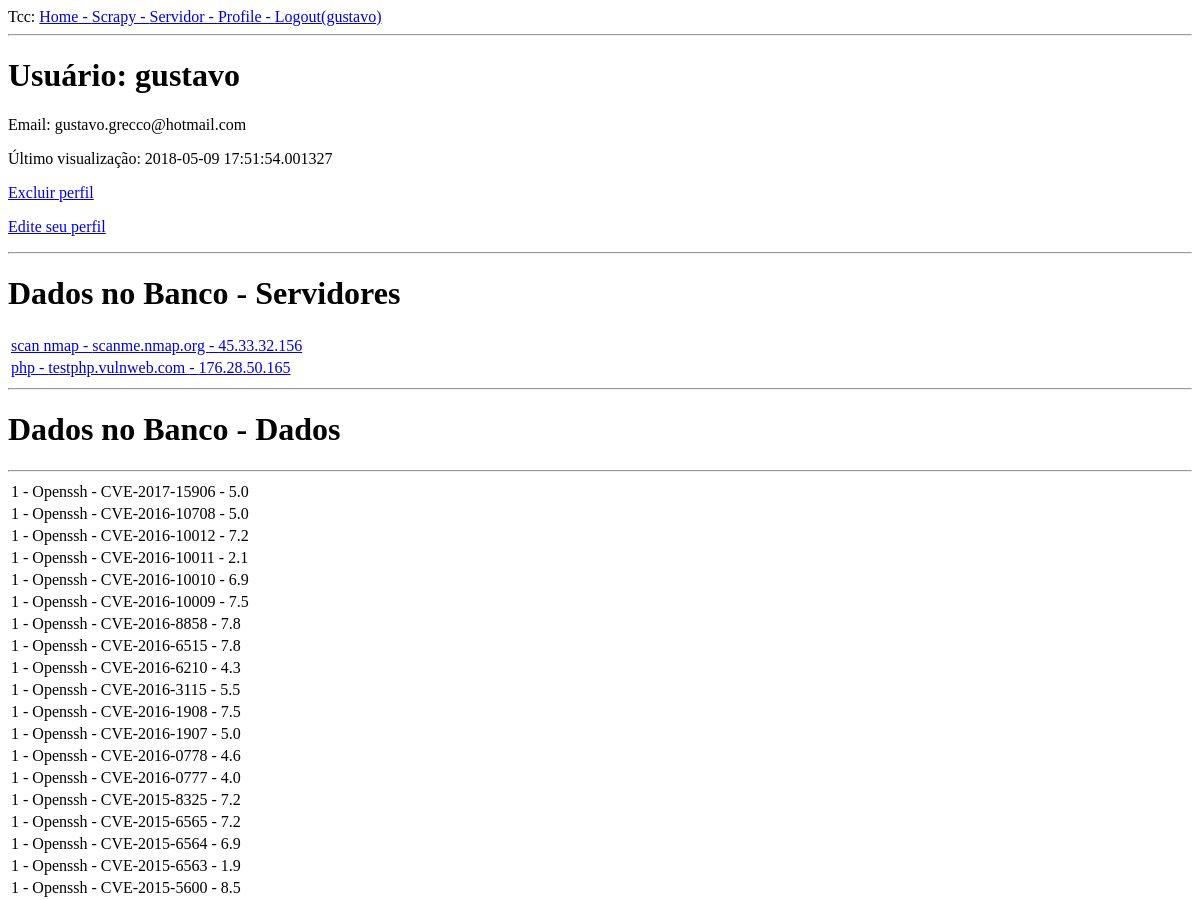
The app's page /usuario/gustavo (signed in, upper part), older data.
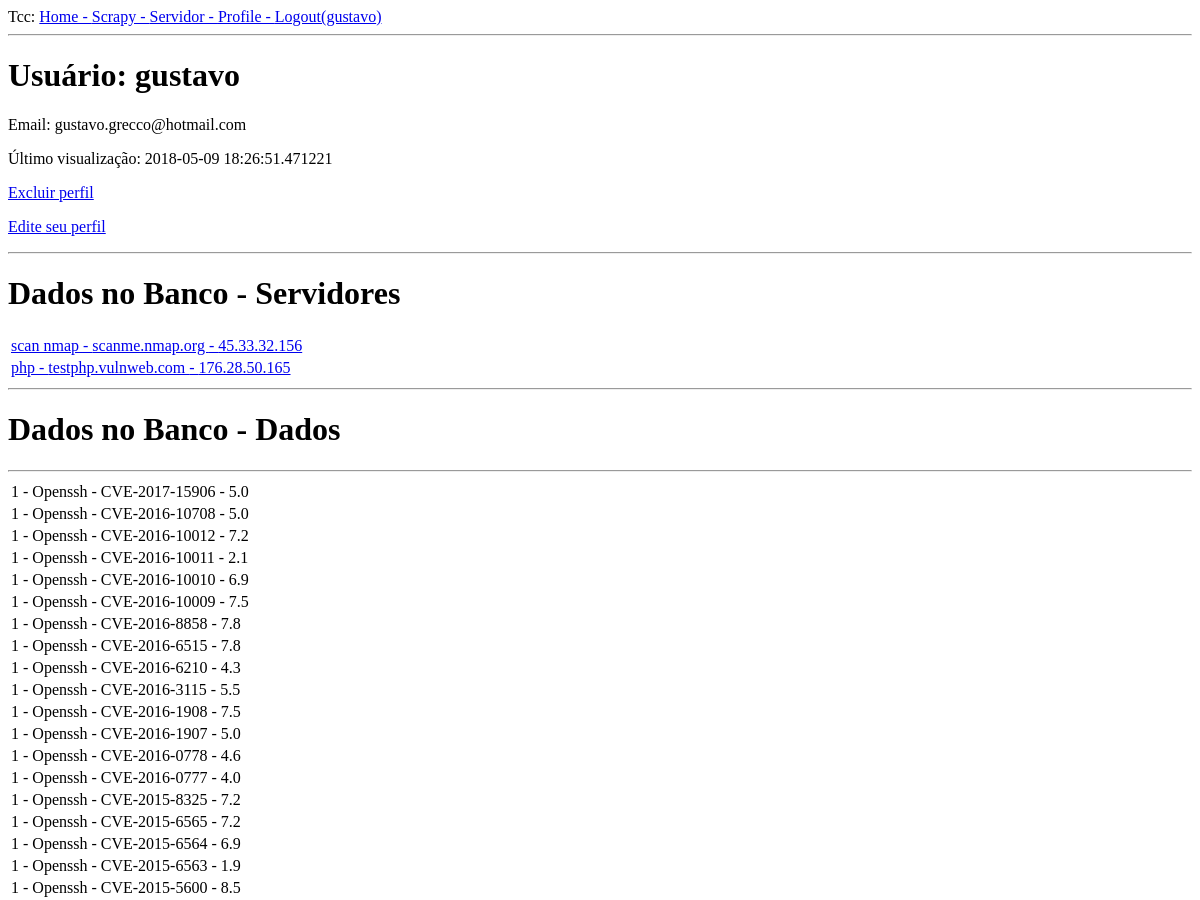
The same page, newer data.
### app/models.py (models this page shows, shortened)
class Usuario(UserMixin, db.Model):
    id = db.Column(db.Integer, primary_key=True)
    nome = db.Column(db.String(64), index=True, unique=True)
    email = db.Column(db.String(120), index=True, unique=True)
    password_hash = db.Column(db.String(128))
    last_seen = db.Column(db.DateTime, default=datetime.utcnow)
    resultados = db.relationship('Dados', backref='autor_usuario', lazy='dynamic')
    rel_servidor = db.relationship('Servidor', backref='rel_usuario', lazy='dynamic')

class Servidor(db.Model):
    id = db.Column(db.Integer, primary_key=True)
    nome = db.Column(db.String(140))#remover esta coluna
    url = db.Column(db.String(255))
    ip = db.Column(db.String(25))
    usuario_id = db.Column(db.Integer, db.ForeignKey('usuario.id'))

class Dados(db.Model):
    id = db.Column(db.Integer, primary_key=True)
    usuario_id = db.Column(db.Integer, db.ForeignKey('usuario.id'))
    produto = db.Column(db.String(20))
    cveid = db.Column(db.String(25))
    tipo = db.Column(db.String(25))
    datacorrecao = db.Column(db.String(50))
    nota = db.Column(db.String(10))
    acesso = db.Column(db.String(100))
    comentario = db.Column(db.String(5000))

### app/routes.py (the view)
@app.route('/usuario/<username>')
@login_required
def user(username):
    user = Usuario.query.filter_by(nome=username).first_or_404()
    dados = Dados.query.filter_by(usuario_id=current_user.id)
    servidores = Servidor.query.filter_by(usuario_id=current_user.id)
    return render_template('user.html', user=user, dados=dados, servidores=servidores)

### app/models.py (called while the page is built)
@login.user_loader
def load_user(id):
    return Usuario.query.get(int(id))

### app/routes.py (called while the page is built)
@app.before_request
def before_request():
    if current_user.is_authenticated:
        current_user.last_seen = datetime.utcnow()
        db.session.commit()

### app/templates/user.html
{% extends "base.html" %}
{% block content %}
    <h1>Usuário: {{ user.nome }}</h1>
    <p>Email: {{ user.email }}</p>
    {% if user.last_seen %}
        <p>Último visualização: {{ user.last_seen }}</p>
    {% endif %}
    <a href="{{ url_for('deletar') }}">Excluir perfil</a>
    {% if user == current_user %}
        <p><a href="{{ url_for('edit_profile') }}">Edite seu perfil</a></p>
    {% endif %}
    <hr>
        <h1>Dados no Banco - Servidores</h1>
    <table>
        {% for servidor in servidores %}
        <tr>
            <td>
                <a href="{{ url_for('dados', nome=servidor.nome) }}">
                <p>
                    {{ servidor.nome }} -
                    {{ servidor.url }} -
                    {{ servidor.ip }}
                </p>
                </a>
            </td>
        </tr>
        {% endfor %}
    </table>
    <hr>
        <h1>Dados no Banco - Dados</h1>
    <hr>
    <table>
        {% for dado in dados %}
        <tr>
            <td>
                <p>
                    {{ dado.usuario_id }} -
                    {{ dado.produto }} -
                    {{ dado.cveid }} -
                    {{ dado.nota }}
                </p>
            </td>
        </tr>
        {% endfor %}
    </table>
{% endblock %}

### app/templates/base.html (shortened to what this page needs)
<html>
    <head>
    </head>
    <body>
        <div>
            Tcc:
            <a href="{{ url_for('index') }}">Home - </a>
            {% if current_user.is_anonymous %}
            <a href="{{ url_for('login') }}">Login</a>
            {% else %}
            <a href="{{ url_for('scrapy') }}">Scrapy - </a>
            <a href="{{ url_for('servidor') }}">Servidor - </a>
            <a href="{{ url_for('user', username=current_user.nome) }}">Profile - </a>
            <a href="{{ url_for('logout') }}">Logout({{ current_user.nome }})</a>
            {% endif %}
        </div>
        <hr>
        {% block content %}{% endblock %}
    </body>
</html>

Row changes from the older to the newer data that the page shows:
changed Usuario "gustavo": last_seen "2018-05-09 17:51:54.001327" → "2018-05-09 18:26:51.471221"
